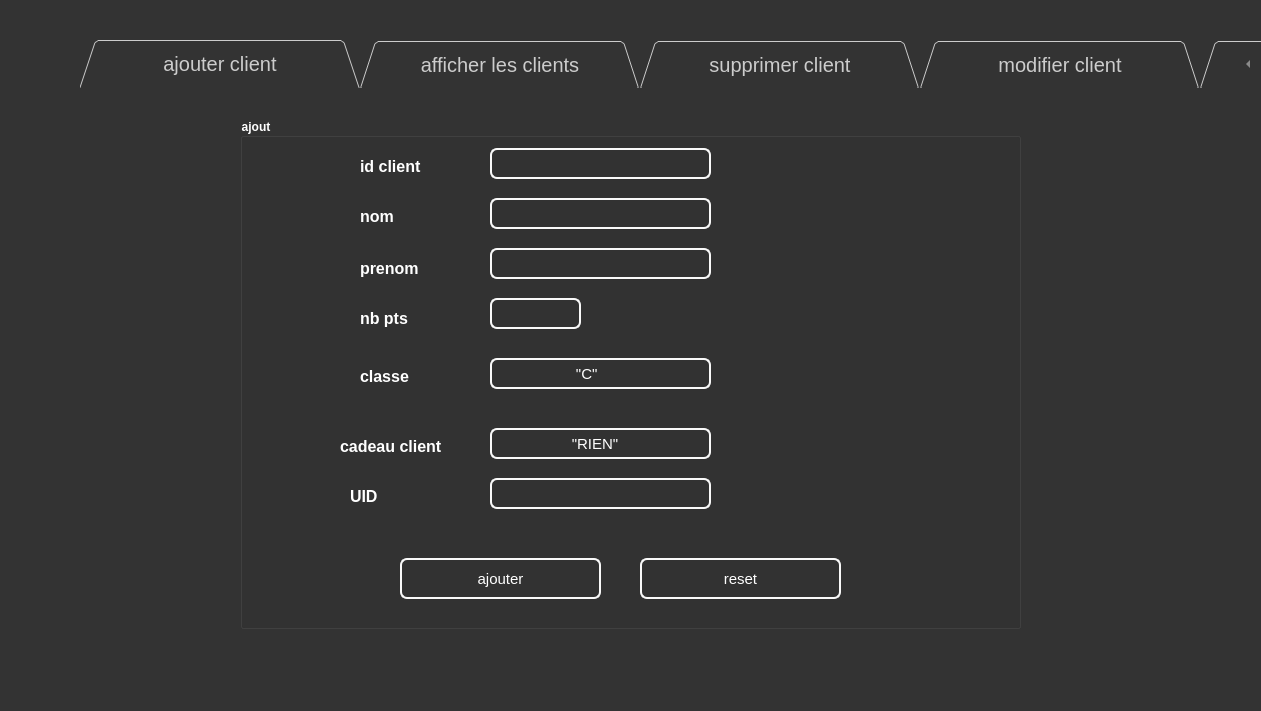
<?xml version="1.0" encoding="UTF-8"?>
<ui version="4.0">
 <class>clientw</class>
 <widget class="QDialog" name="clientw">
  <property name="geometry">
   <rect>
    <x>0</x>
    <y>0</y>
    <width>1261</width>
    <height>711</height>
   </rect>
  </property>
  <property name="windowTitle">
   <string>Dialog</string>
  </property>
  <widget class="QWidget" name="widget" native="true">
   <property name="geometry">
    <rect>
     <x>0</x>
     <y>0</y>
     <width>1261</width>
     <height>80</height>
    </rect>
   </property>
  </widget>
  <widget class="QLabel" name="label_6">
   <property name="geometry">
    <rect>
     <x>0</x>
     <y>0</y>
     <width>1261</width>
     <height>711</height>
    </rect>
   </property>
   <property name="font">
    <font>
     <kerning>true</kerning>
    </font>
   </property>
   <property name="focusPolicy">
    <enum>Qt::StrongFocus</enum>
   </property>
   <property name="toolTip">
    <string/>
   </property>
   <property name="autoFillBackground">
    <bool>false</bool>
   </property>
   <property name="styleSheet">
    <string notr="true">QFrame 
{
background :#333;

}
/*background-image: url(&quot;Bureau/projet off/background.png&quot;);*/
</string>
   </property>
   <property name="text">
    <string/>
   </property>
   <property name="pixmap">
    <pixmap>../background.png</pixmap>
   </property>
   <property name="scaledContents">
    <bool>true</bool>
   </property>
  </widget>
  <widget class="QTabWidget" name="tabWidget">
   <property name="geometry">
    <rect>
     <x>80</x>
     <y>40</y>
     <width>1191</width>
     <height>591</height>
    </rect>
   </property>
   <property name="styleSheet">
    <string notr="true">QWidget{background:transparent} QTabWidget::pane{border: 1px;border-color:red;background-color: transparent;} 
QTabBar::tab {background-color: transparent;color: #ccc;width: 280px;height:48px;font-size:20px} 

QTabBar::tab:hover{
color: white;
background-color:#D81515;
border-width: 2px;
border-color: #000000;;
border-style: solid;

padding: 3px;
font-size: 25px;


}</string>
   </property>
   <property name="tabPosition">
    <enum>QTabWidget::North</enum>
   </property>
   <property name="tabShape">
    <enum>QTabWidget::Triangular</enum>
   </property>
   <property name="currentIndex">
    <number>0</number>
   </property>
   <property name="usesScrollButtons">
    <bool>true</bool>
   </property>
   <widget class="QWidget" name="ajouter">
    <attribute name="title">
     <string>ajouter client</string>
    </attribute>
    <widget class="QGroupBox" name="groupBox">
     <property name="geometry">
      <rect>
       <x>160</x>
       <y>30</y>
       <width>781</width>
       <height>511</height>
      </rect>
     </property>
     <property name="font">
      <font>
       <weight>75</weight>
       <bold>true</bold>
      </font>
     </property>
     <property name="styleSheet">
      <string notr="true">color: white;</string>
     </property>
     <property name="title">
      <string>ajout</string>
     </property>
     <widget class="QLabel" name="label_7">
      <property name="geometry">
       <rect>
        <x>120</x>
        <y>250</y>
        <width>91</width>
        <height>16</height>
       </rect>
      </property>
      <property name="font">
       <font>
        <pointsize>12</pointsize>
        <weight>75</weight>
        <bold>true</bold>
       </font>
      </property>
      <property name="styleSheet">
       <string notr="true">color: white;</string>
      </property>
      <property name="text">
       <string>classe</string>
      </property>
     </widget>
     <widget class="QLabel" name="label_5">
      <property name="geometry">
       <rect>
        <x>120</x>
        <y>190</y>
        <width>51</width>
        <height>21</height>
       </rect>
      </property>
      <property name="font">
       <font>
        <pointsize>12</pointsize>
        <weight>75</weight>
        <bold>true</bold>
       </font>
      </property>
      <property name="styleSheet">
       <string notr="true">color: white;</string>
      </property>
      <property name="text">
       <string>nb pts </string>
      </property>
     </widget>
     <widget class="QPushButton" name="reset">
      <property name="geometry">
       <rect>
        <x>400</x>
        <y>440</y>
        <width>201</width>
        <height>41</height>
       </rect>
      </property>
      <property name="styleSheet">
       <string notr="true">QPushButton{

color: white;
background-color:Transparent;;
border-width: 2px;
border-color: #F9F9F9;
border-style: solid;
border-radius: 7;
padding: 3px;
font-size: 15px;


}</string>
      </property>
      <property name="text">
       <string>reset</string>
      </property>
     </widget>
     <widget class="QLabel" name="label_2">
      <property name="geometry">
       <rect>
        <x>120</x>
        <y>90</y>
        <width>56</width>
        <height>16</height>
       </rect>
      </property>
      <property name="font">
       <font>
        <pointsize>12</pointsize>
        <weight>75</weight>
        <bold>true</bold>
       </font>
      </property>
      <property name="styleSheet">
       <string notr="true">color: white;</string>
      </property>
      <property name="text">
       <string>nom</string>
      </property>
     </widget>
     <widget class="QLineEdit" name="id">
      <property name="geometry">
       <rect>
        <x>250</x>
        <y>30</y>
        <width>221</width>
        <height>31</height>
       </rect>
      </property>
      <property name="styleSheet">
       <string notr="true">QLineEdit{
color: white;
background-color:Transparent;;
border-width: 2px;
border-color: #F9F9F9;
border-style: solid;
border-radius: 7;
padding: 3px;
font-size: 15px;

}
QLineEdit:focus
{border:2px solid #FBAD25;
}</string>
      </property>
     </widget>
     <widget class="QLineEdit" name="classe">
      <property name="geometry">
       <rect>
        <x>250</x>
        <y>240</y>
        <width>221</width>
        <height>31</height>
       </rect>
      </property>
      <property name="styleSheet">
       <string notr="true">QLineEdit{
color: white;
background-color:Transparent;;
border-width: 2px;
border-color: #F9F9F9;
border-style: solid;
border-radius: 7;
padding: 3px;
font-size: 15px;

}
QLineEdit:focus
{border:2px solid #FBAD25;
}</string>
      </property>
      <property name="text">
       <string>                   &quot;C&quot; </string>
      </property>
      <property name="readOnly">
       <bool>true</bool>
      </property>
     </widget>
     <widget class="QPushButton" name="pb_ajouter">
      <property name="geometry">
       <rect>
        <x>160</x>
        <y>440</y>
        <width>201</width>
        <height>41</height>
       </rect>
      </property>
      <property name="styleSheet">
       <string notr="true">QPushButton{

color: white;
background-color:Transparent;;
border-width: 2px;
border-color: #F9F9F9;
border-style: solid;
border-radius: 7;
padding: 3px;
font-size: 15px;


}
QPushButton:focus
{border:2px solid #FBAD25;
}</string>
      </property>
      <property name="text">
       <string>ajouter</string>
      </property>
     </widget>
     <widget class="QLineEdit" name="nom">
      <property name="geometry">
       <rect>
        <x>250</x>
        <y>80</y>
        <width>221</width>
        <height>31</height>
       </rect>
      </property>
      <property name="styleSheet">
       <string notr="true">QLineEdit{
color: white;
background-color:Transparent;;
border-width: 2px;
border-color: #F9F9F9;
border-style: solid;
border-radius: 7;
padding: 3px;
font-size: 15px;

}
QLineEdit:focus
{border:2px solid #FBAD25;
}</string>
      </property>
     </widget>
     <widget class="QLineEdit" name="prenom">
      <property name="geometry">
       <rect>
        <x>250</x>
        <y>130</y>
        <width>221</width>
        <height>31</height>
       </rect>
      </property>
      <property name="styleSheet">
       <string notr="true">QLineEdit{
color: white;
background-color:Transparent;;
border-width: 2px;
border-color: #F9F9F9;
border-style: solid;
border-radius: 7;
padding: 3px;
font-size: 15px;

}
QLineEdit:focus
{border:2px solid #FBAD25;
}</string>
      </property>
     </widget>
     <widget class="QLineEdit" name="cadeau_client">
      <property name="geometry">
       <rect>
        <x>250</x>
        <y>310</y>
        <width>221</width>
        <height>31</height>
       </rect>
      </property>
      <property name="styleSheet">
       <string notr="true">QLineEdit{
color: white;
background-color:Transparent;;
border-width: 2px;
border-color: #F9F9F9;
border-style: solid;
border-radius: 7;
padding: 3px;
font-size: 15px;

}
QLineEdit:focus
{border:2px solid #FBAD25;
}</string>
      </property>
      <property name="text">
       <string>                  &quot;RIEN&quot;</string>
      </property>
      <property name="readOnly">
       <bool>true</bool>
      </property>
     </widget>
     <widget class="QLabel" name="label">
      <property name="geometry">
       <rect>
        <x>120</x>
        <y>40</y>
        <width>101</width>
        <height>16</height>
       </rect>
      </property>
      <property name="font">
       <font>
        <pointsize>12</pointsize>
        <weight>75</weight>
        <bold>true</bold>
       </font>
      </property>
      <property name="styleSheet">
       <string notr="true">color: white;</string>
      </property>
      <property name="text">
       <string>id client</string>
      </property>
     </widget>
     <widget class="QLabel" name="label_8">
      <property name="geometry">
       <rect>
        <x>100</x>
        <y>320</y>
        <width>131</width>
        <height>16</height>
       </rect>
      </property>
      <property name="font">
       <font>
        <pointsize>12</pointsize>
        <weight>75</weight>
        <italic>false</italic>
        <bold>true</bold>
       </font>
      </property>
      <property name="styleSheet">
       <string notr="true">color: white;</string>
      </property>
      <property name="text">
       <string>cadeau client</string>
      </property>
     </widget>
     <widget class="QLabel" name="label_4">
      <property name="geometry">
       <rect>
        <x>120</x>
        <y>140</y>
        <width>81</width>
        <height>20</height>
       </rect>
      </property>
      <property name="font">
       <font>
        <pointsize>12</pointsize>
        <weight>75</weight>
        <bold>true</bold>
       </font>
      </property>
      <property name="styleSheet">
       <string notr="true">color: white;</string>
      </property>
      <property name="text">
       <string>prenom</string>
      </property>
     </widget>
     <widget class="QLineEdit" name="nbpts">
      <property name="geometry">
       <rect>
        <x>250</x>
        <y>180</y>
        <width>91</width>
        <height>31</height>
       </rect>
      </property>
      <property name="styleSheet">
       <string notr="true">QLineEdit{
color: white;
background-color:Transparent;;
border-width: 2px;
border-color: #F9F9F9;
border-style: solid;
border-radius: 7;
padding: 3px;
font-size: 15px;

}
QLineEdit:focus
{border:2px solid #FBAD25;
}</string>
      </property>
      <property name="text">
       <string/>
      </property>
     </widget>
     <widget class="QLabel" name="label_16">
      <property name="geometry">
       <rect>
        <x>110</x>
        <y>370</y>
        <width>131</width>
        <height>16</height>
       </rect>
      </property>
      <property name="font">
       <font>
        <pointsize>12</pointsize>
        <weight>75</weight>
        <italic>false</italic>
        <bold>true</bold>
       </font>
      </property>
      <property name="styleSheet">
       <string notr="true">color: white;</string>
      </property>
      <property name="text">
       <string>UID</string>
      </property>
     </widget>
     <widget class="QLineEdit" name="UID">
      <property name="geometry">
       <rect>
        <x>250</x>
        <y>360</y>
        <width>221</width>
        <height>31</height>
       </rect>
      </property>
      <property name="styleSheet">
       <string notr="true">QLineEdit{
color: white;
background-color:Transparent;;
border-width: 2px;
border-color: #F9F9F9;
border-style: solid;
border-radius: 7;
padding: 3px;
font-size: 15px;

}
QLineEdit:focus
{border:2px solid #FBAD25;
}</string>
      </property>
      <property name="text">
       <string/>
      </property>
      <property name="readOnly">
       <bool>false</bool>
      </property>
     </widget>
    </widget>
   </widget>
   <widget class="QWidget" name="afficher">
    <attribute name="title">
     <string>afficher les clients</string>
    </attribute>
    <widget class="QTableView" name="tab_client">
     <property name="geometry">
      <rect>
       <x>40</x>
       <y>40</y>
       <width>691</width>
       <height>371</height>
      </rect>
     </property>
     <property name="styleSheet">
      <string notr="true">QWidget {
    background-color: #333333;
    color: #fffff8;
}

QHeaderView::section {
    background-color: #646464;
    padding: 4px;
    border: 1px solid #fffff8;
    font-size: 14pt;
}

QTableWidget {
    gridline-color: #fffff8;
    font-size: 12pt;
}

QTableWidget QTableCornerButton::section {
    background-color: #646464;
    border: 1px solid #fffff8;
}</string>
     </property>
    </widget>
    <widget class="QPushButton" name="pb_client_dumois">
     <property name="geometry">
      <rect>
       <x>830</x>
       <y>240</y>
       <width>321</width>
       <height>41</height>
      </rect>
     </property>
     <property name="styleSheet">
      <string notr="true">QPushButton{

color: white;
background-color:Transparent;;
border-width: 2px;
border-color: #F9F9F9;
border-style: solid;
border-radius: 7;
padding: 3px;
font-size: 15px;


}
QPushButton:focus
{border:2px solid #FBAD25;
}</string>
     </property>
     <property name="text">
      <string>client du mois</string>
     </property>
    </widget>
    <widget class="QPushButton" name="pb_historique_client">
     <property name="geometry">
      <rect>
       <x>830</x>
       <y>300</y>
       <width>321</width>
       <height>41</height>
      </rect>
     </property>
     <property name="styleSheet">
      <string notr="true">QPushButton{

color: white;
background-color:Transparent;;
border-width: 2px;
border-color: #F9F9F9;
border-style: solid;
border-radius: 7;
padding: 3px;
font-size: 15px;


}
QPushButton:focus
{border:2px solid #FBAD25;
}</string>
     </property>
     <property name="text">
      <string>historique client</string>
     </property>
    </widget>
    <widget class="QLineEdit" name="id_barre">
     <property name="geometry">
      <rect>
       <x>830</x>
       <y>80</y>
       <width>241</width>
       <height>31</height>
      </rect>
     </property>
     <property name="styleSheet">
      <string notr="true">QLineEdit{
color: white;
background-color:Transparent;;
border-width: 2px;
border-color: #F9F9F9;
border-style: solid;
border-radius: 7;
padding: 3px;
font-size: 15px;

}
QLineEdit:focus
{border:2px solid #FBAD25;
}</string>
     </property>
    </widget>
    <widget class="QRadioButton" name="radio_nom">
     <property name="geometry">
      <rect>
       <x>1000</x>
       <y>140</y>
       <width>83</width>
       <height>18</height>
      </rect>
     </property>
     <property name="font">
      <font>
       <pointsize>12</pointsize>
       <weight>75</weight>
       <bold>true</bold>
      </font>
     </property>
     <property name="styleSheet">
      <string notr="true">color: white;</string>
     </property>
     <property name="text">
      <string>nom</string>
     </property>
    </widget>
    <widget class="QRadioButton" name="radio_prenom">
     <property name="geometry">
      <rect>
       <x>1000</x>
       <y>170</y>
       <width>83</width>
       <height>18</height>
      </rect>
     </property>
     <property name="font">
      <font>
       <pointsize>12</pointsize>
       <weight>75</weight>
       <bold>true</bold>
      </font>
     </property>
     <property name="styleSheet">
      <string notr="true">color: white;</string>
     </property>
     <property name="text">
      <string>prenom</string>
     </property>
    </widget>
    <widget class="QRadioButton" name="radio_nb_pts">
     <property name="geometry">
      <rect>
       <x>1000</x>
       <y>200</y>
       <width>83</width>
       <height>18</height>
      </rect>
     </property>
     <property name="font">
      <font>
       <pointsize>12</pointsize>
       <weight>75</weight>
       <bold>true</bold>
      </font>
     </property>
     <property name="styleSheet">
      <string notr="true">color: white;</string>
     </property>
     <property name="text">
      <string>nb pts</string>
     </property>
    </widget>
    <widget class="QPushButton" name="pb_chercher_aff">
     <property name="geometry">
      <rect>
       <x>1090</x>
       <y>80</y>
       <width>91</width>
       <height>31</height>
      </rect>
     </property>
     <property name="styleSheet">
      <string notr="true">QPushButton{

color: white;
background-color:Transparent;;
border-width: 2px;
border-color: #F9F9F9;
border-style: solid;
border-radius: 7;
padding: 3px;
font-size: 15px;


}
QPushButton:focus
{border:2px solid #FBAD25;
}</string>
     </property>
     <property name="text">
      <string>chercher</string>
     </property>
    </widget>
    <widget class="QLabel" name="label_15">
     <property name="geometry">
      <rect>
       <x>870</x>
       <y>140</y>
       <width>91</width>
       <height>16</height>
      </rect>
     </property>
     <property name="font">
      <font>
       <pointsize>12</pointsize>
       <weight>75</weight>
       <bold>true</bold>
      </font>
     </property>
     <property name="styleSheet">
      <string notr="true">color: white;</string>
     </property>
     <property name="text">
      <string>trier selon</string>
     </property>
    </widget>
    <widget class="QPushButton" name="exporter">
     <property name="geometry">
      <rect>
       <x>220</x>
       <y>470</y>
       <width>431</width>
       <height>61</height>
      </rect>
     </property>
     <property name="styleSheet">
      <string notr="true">QPushButton{

color: white;
background-color:Transparent;;
border-width: 2px;
border-color: #F9F9F9;
border-style: solid;
border-radius: 7;
padding: 3px;
font-size: 15px;


}
QPushButton:focus
{border:2px solid #FBAD25;
}</string>
     </property>
     <property name="text">
      <string>exporter</string>
     </property>
    </widget>
    <widget class="QTextBrowser" name="textBrowser">
     <property name="geometry">
      <rect>
       <x>855</x>
       <y>350</y>
       <width>281</width>
       <height>192</height>
      </rect>
     </property>
     <property name="styleSheet">
      <string notr="true">color :white; </string>
     </property>
    </widget>
   </widget>
   <widget class="QWidget" name="supprimer">
    <attribute name="title">
     <string>supprimer client</string>
    </attribute>
    <widget class="QGroupBox" name="groupBox_suppression">
     <property name="geometry">
      <rect>
       <x>370</x>
       <y>100</y>
       <width>421</width>
       <height>251</height>
      </rect>
     </property>
     <property name="font">
      <font>
       <weight>75</weight>
       <bold>true</bold>
      </font>
     </property>
     <property name="styleSheet">
      <string notr="true">color: white;</string>
     </property>
     <property name="title">
      <string>suppression</string>
     </property>
     <widget class="QLabel" name="label_3">
      <property name="geometry">
       <rect>
        <x>40</x>
        <y>60</y>
        <width>141</width>
        <height>20</height>
       </rect>
      </property>
      <property name="font">
       <font>
        <pointsize>12</pointsize>
        <weight>75</weight>
        <bold>true</bold>
       </font>
      </property>
      <property name="styleSheet">
       <string notr="true">color: white;</string>
      </property>
      <property name="text">
       <string>id client :</string>
      </property>
     </widget>
     <widget class="QLineEdit" name="id_supp">
      <property name="geometry">
       <rect>
        <x>190</x>
        <y>50</y>
        <width>161</width>
        <height>31</height>
       </rect>
      </property>
      <property name="styleSheet">
       <string notr="true">QLineEdit{
color: white;
background-color:Transparent;;
border-width: 2px;
border-color: #F9F9F9;
border-style: solid;
border-radius: 7;
padding: 3px;
font-size: 15px;

}
QLineEdit:focus
{border:2px solid #FBAD25;
}</string>
      </property>
     </widget>
     <widget class="QPushButton" name="pb_supprimer">
      <property name="geometry">
       <rect>
        <x>170</x>
        <y>160</y>
        <width>81</width>
        <height>41</height>
       </rect>
      </property>
      <property name="styleSheet">
       <string notr="true">QPushButton{

color: white;
background-color:Transparent;;
border-width: 2px;
border-color: #F9F9F9;
border-style: solid;
border-radius: 7;
padding: 3px;
font-size: 15px;


}
QPushButton:focus
{border:2px solid #FBAD25;
}</string>
      </property>
      <property name="text">
       <string>supprimer</string>
      </property>
     </widget>
    </widget>
   </widget>
   <widget class="QWidget" name="modifier">
    <attribute name="title">
     <string>modifier client</string>
    </attribute>
    <widget class="QGroupBox" name="groupBox_2">
     <property name="geometry">
      <rect>
       <x>40</x>
       <y>30</y>
       <width>751</width>
       <height>441</height>
      </rect>
     </property>
     <property name="font">
      <font>
       <weight>75</weight>
       <bold>true</bold>
      </font>
     </property>
     <property name="styleSheet">
      <string notr="true">color: white;</string>
     </property>
     <property name="title">
      <string>modifier</string>
     </property>
     <widget class="QLabel" name="label_9">
      <property name="geometry">
       <rect>
        <x>90</x>
        <y>250</y>
        <width>121</width>
        <height>20</height>
       </rect>
      </property>
      <property name="font">
       <font>
        <pointsize>12</pointsize>
        <weight>75</weight>
        <bold>true</bold>
       </font>
      </property>
      <property name="styleSheet">
       <string notr="true">color: white;</string>
      </property>
      <property name="text">
       <string>type client</string>
      </property>
     </widget>
     <widget class="QLabel" name="label_10">
      <property name="geometry">
       <rect>
        <x>120</x>
        <y>180</y>
        <width>81</width>
        <height>31</height>
       </rect>
      </property>
      <property name="font">
       <font>
        <pointsize>12</pointsize>
        <weight>75</weight>
        <bold>true</bold>
       </font>
      </property>
      <property name="styleSheet">
       <string notr="true">color: white;</string>
      </property>
      <property name="text">
       <string>nb pts </string>
      </property>
     </widget>
     <widget class="QPushButton" name="reset_2">
      <property name="geometry">
       <rect>
        <x>400</x>
        <y>390</y>
        <width>201</width>
        <height>41</height>
       </rect>
      </property>
      <property name="styleSheet">
       <string notr="true">QPushButton{

color: white;
background-color:Transparent;;
border-width: 2px;
border-color: #F9F9F9;
border-style: solid;
border-radius: 7;
padding: 3px;
font-size: 15px;


}</string>
      </property>
      <property name="text">
       <string>reset</string>
      </property>
     </widget>
     <widget class="QLabel" name="label_11">
      <property name="geometry">
       <rect>
        <x>120</x>
        <y>90</y>
        <width>56</width>
        <height>16</height>
       </rect>
      </property>
      <property name="font">
       <font>
        <pointsize>12</pointsize>
        <weight>75</weight>
        <bold>true</bold>
       </font>
      </property>
      <property name="styleSheet">
       <string notr="true">color: white;</string>
      </property>
      <property name="text">
       <string>nom</string>
      </property>
     </widget>
     <widget class="QLineEdit" name="id_client">
      <property name="geometry">
       <rect>
        <x>250</x>
        <y>30</y>
        <width>221</width>
        <height>31</height>
       </rect>
      </property>
      <property name="styleSheet">
       <string notr="true">QLineEdit{
color: white;
background-color:Transparent;;
border-width: 2px;
border-color: #F9F9F9;
border-style: solid;
border-radius: 7;
padding: 3px;
font-size: 15px;

}
QLineEdit:focus
{border:2px solid #FBAD25;
}</string>
      </property>
      <property name="readOnly">
       <bool>true</bool>
      </property>
     </widget>
     <widget class="QLineEdit" name="id_classe">
      <property name="geometry">
       <rect>
        <x>250</x>
        <y>240</y>
        <width>221</width>
        <height>31</height>
       </rect>
      </property>
      <property name="styleSheet">
       <string notr="true">QLineEdit{
color: white;
background-color:Transparent;;
border-width: 2px;
border-color: #F9F9F9;
border-style: solid;
border-radius: 7;
padding: 3px;
font-size: 15px;

}
QLineEdit:focus
{border:2px solid #FBAD25;
}</string>
      </property>
     </widget>
     <widget class="QPushButton" name="pb_modifier">
      <property name="geometry">
       <rect>
        <x>160</x>
        <y>390</y>
        <width>201</width>
        <height>41</height>
       </rect>
      </property>
      <property name="styleSheet">
       <string notr="true">QPushButton{

color: white;
background-color:Transparent;;
border-width: 2px;
border-color: #F9F9F9;
border-style: solid;
border-radius: 7;
padding: 3px;
font-size: 15px;


}
QPushButton:focus
{border:2px solid #FBAD25;
}</string>
      </property>
      <property name="text">
       <string>modifier</string>
      </property>
     </widget>
     <widget class="QLineEdit" name="id_nom">
      <property name="geometry">
       <rect>
        <x>250</x>
        <y>80</y>
        <width>221</width>
        <height>31</height>
       </rect>
      </property>
      <property name="styleSheet">
       <string notr="true">QLineEdit{
color: white;
background-color:Transparent;;
border-width: 2px;
border-color: #F9F9F9;
border-style: solid;
border-radius: 7;
padding: 3px;
font-size: 15px;

}
QLineEdit:focus
{border:2px solid #FBAD25;
}</string>
      </property>
     </widget>
     <widget class="QLineEdit" name="id_prenom">
      <property name="geometry">
       <rect>
        <x>250</x>
        <y>130</y>
        <width>221</width>
        <height>31</height>
       </rect>
      </property>
      <property name="styleSheet">
       <string notr="true">QLineEdit{
color: white;
background-color:Transparent;;
border-width: 2px;
border-color: #F9F9F9;
border-style: solid;
border-radius: 7;
padding: 3px;
font-size: 15px;

}
QLineEdit:focus
{border:2px solid #FBAD25;
}</string>
      </property>
     </widget>
     <widget class="QLineEdit" name="id_cadeau">
      <property name="geometry">
       <rect>
        <x>250</x>
        <y>310</y>
        <width>221</width>
        <height>31</height>
       </rect>
      </property>
      <property name="styleSheet">
       <string notr="true">QLineEdit{
color: white;
background-color:Transparent;;
border-width: 2px;
border-color: #F9F9F9;
border-style: solid;
border-radius: 7;
padding: 3px;
font-size: 15px;

}
QLineEdit:focus
{border:2px solid #FBAD25;
}</string>
      </property>
     </widget>
     <widget class="QLabel" name="label_12">
      <property name="geometry">
       <rect>
        <x>120</x>
        <y>40</y>
        <width>101</width>
        <height>16</height>
       </rect>
      </property>
      <property name="font">
       <font>
        <pointsize>12</pointsize>
        <weight>75</weight>
        <bold>true</bold>
       </font>
      </property>
      <property name="styleSheet">
       <string notr="true">color: white;</string>
      </property>
      <property name="text">
       <string>id client</string>
      </property>
     </widget>
     <widget class="QLabel" name="label_13">
      <property name="geometry">
       <rect>
        <x>110</x>
        <y>320</y>
        <width>131</width>
        <height>16</height>
       </rect>
      </property>
      <property name="font">
       <font>
        <pointsize>12</pointsize>
        <weight>75</weight>
        <italic>false</italic>
        <bold>true</bold>
       </font>
      </property>
      <property name="styleSheet">
       <string notr="true">color: white;</string>
      </property>
      <property name="text">
       <string>cadeau client</string>
      </property>
     </widget>
     <widget class="QLabel" name="label_14">
      <property name="geometry">
       <rect>
        <x>120</x>
        <y>140</y>
        <width>81</width>
        <height>20</height>
       </rect>
      </property>
      <property name="font">
       <font>
        <pointsize>12</pointsize>
        <weight>75</weight>
        <bold>true</bold>
       </font>
      </property>
      <property name="styleSheet">
       <string notr="true">color: white;</string>
      </property>
      <property name="text">
       <string>prenom</string>
      </property>
     </widget>
     <widget class="QLineEdit" name="id_nbpts">
      <property name="geometry">
       <rect>
        <x>250</x>
        <y>180</y>
        <width>51</width>
        <height>31</height>
       </rect>
      </property>
      <property name="styleSheet">
       <string notr="true">QLineEdit{
color: white;
background-color:Transparent;;
border-width: 2px;
border-color: #F9F9F9;
border-style: solid;
border-radius: 7;
padding: 3px;
font-size: 15px;

}
QLineEdit:focus
{border:2px solid #FBAD25;
}</string>
      </property>
     </widget>
    </widget>
    <widget class="QLineEdit" name="id_chercher">
     <property name="geometry">
      <rect>
       <x>840</x>
       <y>80</y>
       <width>261</width>
       <height>31</height>
      </rect>
     </property>
     <property name="styleSheet">
      <string notr="true">QLineEdit{
color: white;
background-color:Transparent;;
border-width: 2px;
border-color: #F9F9F9;
border-style: solid;
border-radius: 7;
padding: 3px;
font-size: 15px;

}
QLineEdit:focus
{border:2px solid #FBAD25;
}</string>
     </property>
    </widget>
    <widget class="QPushButton" name="pb_chercher_client">
     <property name="geometry">
      <rect>
       <x>1120</x>
       <y>80</y>
       <width>71</width>
       <height>31</height>
      </rect>
     </property>
     <property name="styleSheet">
      <string notr="true">QPushButton{

color: white;
background-color:Transparent;;
border-width: 2px;
border-color: #F9F9F9;
border-style: solid;
border-radius: 7;
padding: 3px;
font-size: 15px;


}
QPushButton:focus
{border:2px solid #FBAD25;
}</string>
     </property>
     <property name="text">
      <string>chercher</string>
     </property>
    </widget>
   </widget>
   <widget class="QWidget" name="tab">
    <attribute name="title">
     <string>statistiques</string>
    </attribute>
    <widget class="QCustomPlot" name="plot" native="true">
     <property name="geometry">
      <rect>
       <x>160</x>
       <y>60</y>
       <width>761</width>
       <height>351</height>
      </rect>
     </property>
    </widget>
   </widget>
  </widget>
  <widget class="QPushButton" name="return_home">
   <property name="geometry">
    <rect>
     <x>10</x>
     <y>20</y>
     <width>71</width>
     <height>71</height>
    </rect>
   </property>
   <property name="font">
    <font>
     <pointsize>-1</pointsize>
    </font>
   </property>
   <property name="styleSheet">
    <string notr="true">QPushButton{

color: white;
background-color:Transparent;;
border-width: 2px;
border-color: Transparent;
border-style: solid;
border-radius: 7;
padding: 3px;
font-size: 15px;


}
QPushButton:focus
{border:2px solid #FBAD25;
}</string>
   </property>
   <property name="text">
    <string/>
   </property>
  </widget>
  <widget class="QLabel" name="returnbutton">
   <property name="geometry">
    <rect>
     <x>10</x>
     <y>20</y>
     <width>71</width>
     <height>71</height>
    </rect>
   </property>
   <property name="text">
    <string/>
   </property>
   <property name="pixmap">
    <pixmap>../return.png</pixmap>
   </property>
   <property name="scaledContents">
    <bool>true</bool>
   </property>
  </widget>
  <zorder>widget</zorder>
  <zorder>label_6</zorder>
  <zorder>tabWidget</zorder>
  <zorder>returnbutton</zorder>
  <zorder>return_home</zorder>
 </widget>
 <customwidgets>
  <customwidget>
   <class>QCustomPlot</class>
   <extends>QWidget</extends>
   <header>qcustomplot.h</header>
   <container>1</container>
  </customwidget>
 </customwidgets>
 <resources/>
 <connections/>
</ui>
